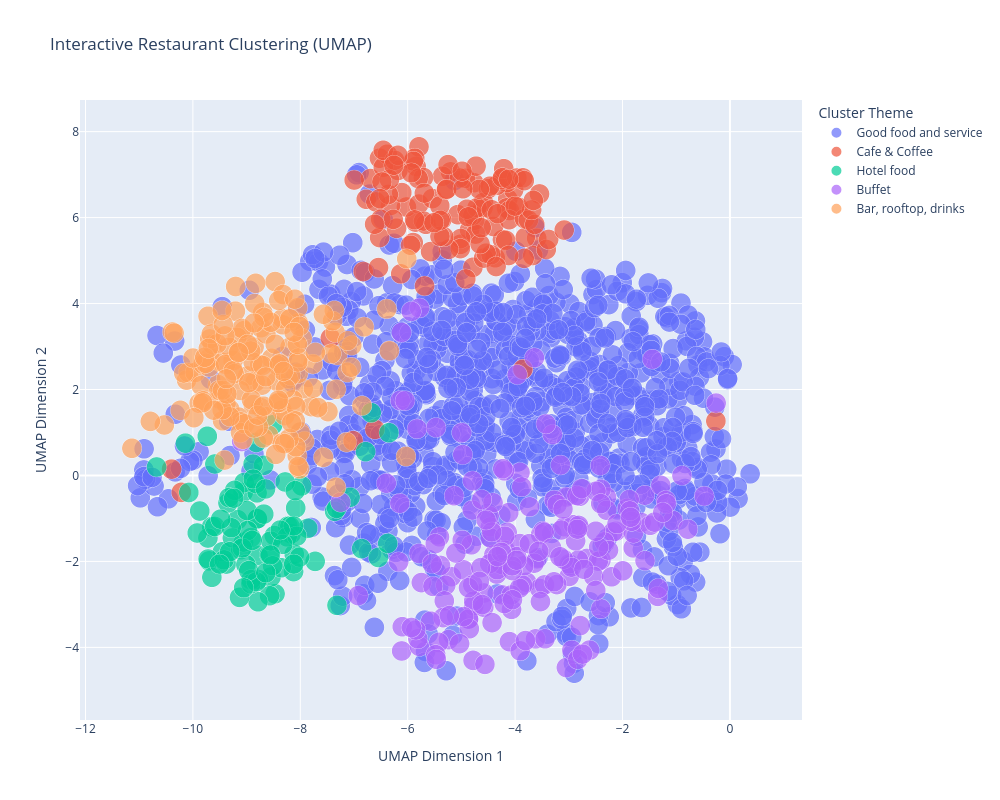

Notebook source saved alongside this figure:
### Code cell
import matplotlib.pyplot as plt
import plotly.express as px

# VISUALIZATION 1: Matplotlib UMAP Plot (Static)
plt.figure(figsize=(14, 10))
scatter = plt.scatter(
    clustering_results['x'], 
    clustering_results['y'], 
    c=clustering_results['cluster'], 
    cmap='viridis', 
    s=100, 
    alpha=0.6,
    edgecolors='black',
    linewidth=0.5
)
plt.colorbar(scatter, label='Cluster')
plt.xlabel('UMAP Dimension 1')
plt.ylabel('UMAP Dimension 2')
plt.title('Restaurant Clustering in UMAP Space')
plt.grid(alpha=0.3)
plt.tight_layout()
plt.savefig(OUTPUT_DIR / "umap_clusters_static.png", dpi=300, bbox_inches='tight')
plt.show()

# VISUALIZATION 2: Plotly Interactive UMAP Plot (Hover for Details)
fig = px.scatter(
    clustering_results,
    x='x',
    y='y',
    color='theme',
    size='review_count',
    hover_name='restaurant name',
    hover_data={
        'cluster': True,
        'theme': True,
        'review_count': True,
        'cluster_confidence': ':.2f',
        'avg_monthly_gmv': ':.0f',
        'avg_monthly_bookings': ':.0f',
        'x': False,
        'y': False
    },
    title='Interactive Restaurant Clustering (UMAP)',
    labels={
        'x': 'UMAP Dimension 1',
        'y': 'UMAP Dimension 2',
        'theme': 'Cluster Theme'
    },
    width=1000,
    height=800
)
fig.update_traces(marker=dict(line=dict(width=0.5, color='white')))
fig.write_html(OUTPUT_DIR / "umap_clusters_interactive.html")
fig.show()

# VISUALIZATION 3: Cluster Distribution Summary
fig, axes = plt.subplots(1, 2, figsize=(14, 5))

# Plot 1: Cluster counts
cluster_counts = clustering_results['theme'].value_counts()
cluster_counts.plot(kind='barh', ax=axes[0], color='steelblue')
axes[0].set_xlabel('Number of Restaurants')
axes[0].set_title('Restaurants per Cluster Theme')
axes[0].grid(axis='x', alpha=0.3)

# Plot 2: Average metrics per cluster
cluster_metrics = clustering_results.groupby('theme').agg({
    'avg_monthly_gmv': 'mean',
    'avg_monthly_bookings': 'mean',
    'cluster_confidence': 'mean'
}).reset_index()

cluster_metrics_normalized = cluster_metrics.copy()
for col in ['avg_monthly_gmv', 'avg_monthly_bookings', 'cluster_confidence']:
    cluster_metrics_normalized[col] = (cluster_metrics_normalized[col] - cluster_metrics_normalized[col].min()) / (cluster_metrics_normalized[col].max() - cluster_metrics_normalized[col].min())

cluster_metrics_normalized.set_index('theme')[['avg_monthly_gmv', 'avg_monthly_bookings', 'cluster_confidence']].plot(
    kind='barh', 
    ax=axes[1], 
    color=['#1f77b4', '#ff7f0e', '#2ca02c']
)
axes[1].set_xlabel('Normalized Value')
axes[1].set_title('Average Metrics per Cluster (Normalized)')
axes[1].legend(['Avg GMV', 'Avg Bookings', 'Cluster Confidence'], loc='lower right')
axes[1].grid(axis='x', alpha=0.3)

plt.tight_layout()
plt.savefig(OUTPUT_DIR / "cluster_metrics_summary.png", dpi=300, bbox_inches='tight')
plt.show()

print("\n✅ VISUALIZATIONS SAVED:")
print(f"  - Static UMAP plot: {OUTPUT_DIR / 'umap_clusters_static.png'}")
print(f"  - Interactive UMAP plot: {OUTPUT_DIR / 'umap_clusters_interactive.html'}")
print(f"  - Cluster metrics summary: {OUTPUT_DIR / 'cluster_metrics_summary.png'}")

### Figure 1 — Plotly figure (JSON) as saved in the notebook; plotly's stock layout.template omitted (floating-point values rounded to 4 significant figures; data arrays with more than 128 entries replaced by an {"elided": "..."} marker saying what was removed)
{"data": [{"customdata": {"elided": "909x6 mixed values"}, "hovertemplate": "<b>%{hovertext}</b><br><br>Cluster Theme=%{customdata[1]}<br>review_count=%{customdata[2]}<br>cluster=%{customdata[0]}<br>cluster_confidence=%{customdata[3]:.2f}<br>avg_monthly_gmv=%{customdata[4]:.0f}<br>avg_monthly_bookings=%{customdata[5]:.0f}<extra></extra>", "hovertext": {"elided": "909 str values"}, "legendgroup": "Good food and service", "marker": {"color": "#636efa", "line": {"color": "white", "width": 0.5}, "size": {"elided": "909 int values"}, "sizemode": "area", "sizeref": 0.0025, "symbol": "circle"}, "mode": "markers", "name": "Good food and service", "showlegend": true, "type": "scattergl", "x": {"elided": "909 float values"}, "xaxis": "x", "y": {"elided": "909 float values"}, "yaxis": "y"}, {"customdata": {"elided": "130x6 mixed values"}, "hovertemplate": "<b>%{hovertext}</b><br><br>Cluster Theme=%{customdata[1]}<br>review_count=%{customdata[2]}<br>cluster=%{customdata[0]}<br>cluster_confidence=%{customdata[3]:.2f}<br>avg_monthly_gmv=%{customdata[4]:.0f}<br>avg_monthly_bookings=%{customdata[5]:.0f}<extra></extra>", "hovertext": {"elided": "130 str values"}, "legendgroup": "Cafe & Coffee", "marker": {"color": "#EF553B", "line": {"color": "white", "width": 0.5}, "size": {"elided": "130 int values"}, "sizemode": "area", "sizeref": 0.0025, "symbol": "circle"}, "mode": "markers", "name": "Cafe & Coffee", "showlegend": true, "type": "scattergl", "x": {"elided": "130 float values"}, "xaxis": "x", "y": {"elided": "130 float values"}, "yaxis": "y"}, {"customdata": {"elided": "94x6 mixed values"}, "hovertemplate": "<b>%{hovertext}</b><br><br>Cluster Theme=%{customdata[1]}<br>review_count=%{customdata[2]}<br>cluster=%{customdata[0]}<br>cluster_confidence=%{customdata[3]:.2f}<br>avg_monthly_gmv=%{customdata[4]:.0f}<br>avg_monthly_bookings=%{customdata[5]:.0f}<extra></extra>", "hovertext": ["A Seven at Davinia Resort (Hua Hin)", "Amara Bangkok Hotel Staycation", "Aqua Bar & Grill Springfield at Sea Resort & Spa (Hua Hin)", "Aquario Rooftop Pool Bar & Restaurant The Sanctuary Resort (Pattaya)", "Away Bangkok Riverside Kene Staycation", "Baan Suan Rim Khlong Maha Sawat", "Baba IKI at Sri Panwa (Phuket)", "Bangkok'78 at Sindhorn Midtown Hotel Bangkok", "Bay Beach Resort Jomtien Pattaya Staycation (Pattaya)", "Beach Bar at Ibis Samui Bophut (Samui)", "Benjarong Hotel Bangkok Staycation", "Best Western Plus Nexen Staycation (Pattaya)", "Biscay at Best Western Plus Carapace Hotel (Hua Hin)", "Bloom Café & Garden Lounge at Floral Court Hotel", "Centara Ayutthaya Staycation (Ayutthaya)", "Centara Korat Staycation (Nakhon Ratchasima)", "Centre Point Hotel Sukhumvit 10 Staycation", "Chakrabongse Villas", "Chatrium Hotel Riverside Bangkok Staycation", "Chatrium Residence Sathon Bangkok Staycation", "Coffee@Sea Springfield at Sea Resort & Spa (Hua Hin)", "Cross Pratamnak Staycation (Pattaya)", "De Prime Rangnam", "Diwan Restaurant at Al Meroz Hotel Bangkok", "Dolphin Restaurant at Bay Beach Resort Jomtien (Pattaya)", "Escape Pool Club At Centara Karon Resort (Phuket)", "Grand Mercure Bangkok Atrium Staycation", "Habitat Hotel Staycation (Hua Hin)", "Haute House The Idle Hotel & Residence", "Hotel Clover Asok Staycation", "Kalanan Riverside Resort Staycation", "Kensington English Garden Resort Staycation (Khao Yai)", "Khao Yai Art Tree", "La Bisque at Le Bali Resort & Spa (Pattaya)", "La Cucina Andaz Pattaya Jomtien Beach (Pattaya)", "La Petite Salil Sukhumvit Soi 8 Staycation", "La Petite Salil Sukhumvit Thonglor 1 Staycation", "Laanna Kitchen Restaurant at Meliá Hotel (Chiang Mai)", "Lacol Khaoyai - A Chatrium Collection Staycation (Khao Yai)", "Le' Bali Resort And Spa Staycation (Pattaya)", "Mai Restaurant & Bar at Meliá Chiang Mai Hotel (Chiang Mai)", "Maitria Hotel Rama 9 Bangkok Staycation", "Maitria Mode Sukhumvit 15 Bangkok Staycation", "Mikado at Royal princess Larn Luang hotel", "Mode Sathorn Hotel Staycation", "Moxy Bar & Restaurant At Moxy Bangkok Ratchaprasong", "Nimitr Rooftop by 137 Pillars", "Novotel Bangkok Bangna Staycation", "Novotel Bangkok Future Park Rangsit Staycation", "OPEN Bar at DoubleTree by Hilton Bangkok Ploenchit", "OPEN at DoubleTree by Hilton Bangkok Ploenchit", "Open Bar l Public House Sukhumvit 31 Hotel", "PING PIMAN Amdaeng by NJOY Prestige Hotel", "Patong Bay Hill Resort (Phuket)", "Pinnic at Cape Dara Resort (Pattaya)", "Putahracsa Staycation (Hua Hin)", "Rad Street at The Fig Lobby", "Radius Restaurant at Cape Dara Resort (Pattaya)", "Rama at Furama Silom Hotel", "Rimsuan Centre Point Hotel Sukhumvit 10", "River Kwai Village Hotel Staycation (Kanchanaburi)", "Rooftop Pool Bar @Hotel Royal Bangkok", "Ross Kitchen at Akara Bangkok", "Royal Sky Lounge @Hotel Royal Bangkok", "S Café at S Ram Leisure Hotel", "S Ram Leisure Hotel Staycation", "SC Park Hotel Bangkok Staycation", "Scene Amatara Welleisureᵀᴹ Resort (Phuket)", "Senses Amatara Welleisureᵀᴹ Resort (Phuket)", "Sriracha In Love at S. Sriracha Hotel & Residence (Chonburi)", "Sunya Bar l Dinso Resort & Villas Phuket (Phuket)", "Surf Bar at Courtyard by Marriott North (Pattaya)", "TRIBE TABLE at Tribe Bangkok Hotel", "Thale at Akara Hotel (Pattaya)", "The Continent Hotel Staycation", "The Cradle At Ayara Kamala Resort & Spa (Phuket)", "The House of Smooth Curry - The Athenee Hotel", "The Living Room at Sheraton Grande Sukhumvit A Luxury Collection Hotel", "The Rooftop by Mode Sathorn Hotel", "The Salil Hotel Riverside - Bangkok Staycation", "The Sanctuary Resort Pattaya, BW Signature Collection Staycation (Pattaya)", "The Station at Mercure Bangkok Makkasan", "Theatre Residence Staycation", "Timber & Toast at Le Bali Resort & Spa (Pattaya)", "Together & Co at Hilton Garden Inn Bangkok Riverside", "Tropicana At NH Bangkok Sukhumvit Boulevard", "Valia Hotel Bangkok Staycation", "Villa Deva Resort & Hotel Bangkok Staycation", "Walala Beach Bar at Cape Dara Resort (Pattaya)", "XSO Kitchen at Best Western Plus Nexen (Pattaya)", "Yao Restaurant Bangkok Marriott Hotel The Surawongse", "Zhang Restaurant (Rama Gardens Hotel)", "sala ayutthaya staycation (Ayutthaya)", "sala bang pa-in Staycation (Ayutthaya)"], "legendgroup": "Hotel food", "marker": {"color": "#00cc96", "line": {"color": "white", "width": 0.5}, "size": [1, 1, 1, 1, 1, 1, 1, 1, 1, 1, 1, 1, 1, 1, 1, 1, 1, 1, 1, 1, 1, 1, 1, 1, 1, 1, 1, 1, 1, 1, 1, 1, 1, 1, 1, 1, 1, 1, 1, 1, 1, 1, 1, 1, 1, 1, 1, 1, 1, 1, 1, 1, 1, 1, 1, 1, 1, 1, 1, 1, 1, 1, 1, 1, 1, 1, 1, 1, 1, 1, 1, 1, 1, 1, 1, 1, 1, 1, 1, 1, 1, 1, 1, 1, 1, 1, 1, 1, 1, 1, 1, 1, 1, 1], "sizemode": "area", "sizeref": 0.0025, "symbol": "circle"}, "mode": "markers", "name": "Hotel food", "showlegend": true, "type": "scattergl", "x": [-10.68, -8.17, -10.08, -9.59, -9.699, -9.651, -8.086, -8.125, -8.47, -10.14, -8.545, -8.231, -7.361, -8.113, -9.379, -8.787, -8.781, -9.449, -8.483, -7.859, -9.872, -9.169, -9.11, -7.723, -9.063, -8.804, -9.058, -9.72, -9.717, -8.355, -7.975, -9.919, -9.594, -8.572, -8.805, -9.014, -8.787, -8.798, -9.42, -9.131, -6.784, -8.918, -8.013, -7.072, -8.918, -6.857, -8.194, -8.577, -6.349, -8.819, -8.682, -9.347, -8.245, -8.992, -9.046, -8.68, -8.918, -8.879, -8.818, -6.546, -8.281, -9.264, -8.064, -8.551, -8.983, -9.082, -9.646, -9.221, -8.825, -8.959, -9.328, -9.241, -8.122, -8.326, -8.878, -6.371, -8.094, -7.317, -8.514, -8.127, -9.315, -7.324, -9.501, -9.054, -6.679, -8.375, -8.516, -9.286, -9.732, -8.642, -9.482, -8.896, -8.556, -8.648], "xaxis": "x", "y": [0.197, -1.358, -0.3957, 0.2669, -1.987, -1.191, -0.756, -2.236, -2.753, 0.7514, -2.363, -1.178, -0.8331, -1.832, -2.061, -1.863, -2.421, -1.776, -1.399, -1.23, -0.8274, -1.029, -1.727, -1.998, -0.3924, -1.01, -1.551, -1.455, -1.945, -2.148, -0.2422, -1.339, -1.187, -2.798, -0.4053, -2.074, -2.939, -1.008, -1.964, -2.836, 0.5529, -2.425, -1.899, -0.5079, -2.52, -1.701, -1.18, -1.838, 0.9941, 0.7684, 0.2348, -0.6406, -1.428, -0.8174, -0.1649, -0.8993, -1.447, 0.266, -2.474, -1.907, -0.1512, -1.454, -1.411, -1.526, -1.283, -1.687, -2.369, -0.3464, -0.1885, -2.215, -0.5157, -0.5281, -2.061, -1.602, -0.08143, -1.581, -0.3535, -3.021, 1.178, -1.176, -1.774, -0.7658, -2.061, -2.615, 1.46, -1.27, -2.102, -1.217, 0.9114, -2.267, -1.017, -1.511, -1.85, -0.3134], "yaxis": "y"}, {"customdata": {"elided": "194x6 mixed values"}, "hovertemplate": "<b>%{hovertext}</b><br><br>Cluster Theme=%{customdata[1]}<br>review_count=%{customdata[2]}<br>cluster=%{customdata[0]}<br>cluster_confidence=%{customdata[3]:.2f}<br>avg_monthly_gmv=%{customdata[4]:.0f}<br>avg_monthly_bookings=%{customdata[5]:.0f}<extra></extra>", "hovertext": {"elided": "194 str values"}, "legendgroup": "Buffet", "marker": {"color": "#ab63fa", "line": {"color": "white", "width": 0.5}, "size": {"elided": "194 int values"}, "sizemode": "area", "sizeref": 0.0025, "symbol": "circle"}, "mode": "markers", "name": "Buffet", "showlegend": true, "type": "scattergl", "x": {"elided": "194 float values"}, "xaxis": "x", "y": {"elided": "194 float values"}, "yaxis": "y"}, {"customdata": {"elided": "164x6 mixed values"}, "hovertemplate": "<b>%{hovertext}</b><br><br>Cluster Theme=%{customdata[1]}<br>review_count=%{customdata[2]}<br>cluster=%{customdata[0]}<br>cluster_confidence=%{customdata[3]:.2f}<br>avg_monthly_gmv=%{customdata[4]:.0f}<br>avg_monthly_bookings=%{customdata[5]:.0f}<extra></extra>", "hovertext": {"elided": "164 str values"}, "legendgroup": "Bar, rooftop, drinks", "marker": {"color": "#FFA15A", "line": {"color": "white", "width": 0.5}, "size": {"elided": "164 int values"}, "sizemode": "area", "sizeref": 0.0025, "symbol": "circle"}, "mode": "markers", "name": "Bar, rooftop, drinks", "showlegend": true, "type": "scattergl", "x": {"elided": "164 float values"}, "xaxis": "x", "y": {"elided": "164 float values"}, "yaxis": "y"}], "layout": {"height": 800, "legend": {"itemsizing": "constant", "title": {"text": "Cluster Theme"}, "tracegroupgap": 0}, "title": {"text": "Interactive Restaurant Clustering (UMAP)"}, "width": 1000, "xaxis": {"anchor": "y", "domain": [0, 1], "title": {"text": "UMAP Dimension 1"}}, "yaxis": {"anchor": "x", "domain": [0, 1], "title": {"text": "UMAP Dimension 2"}}}}
